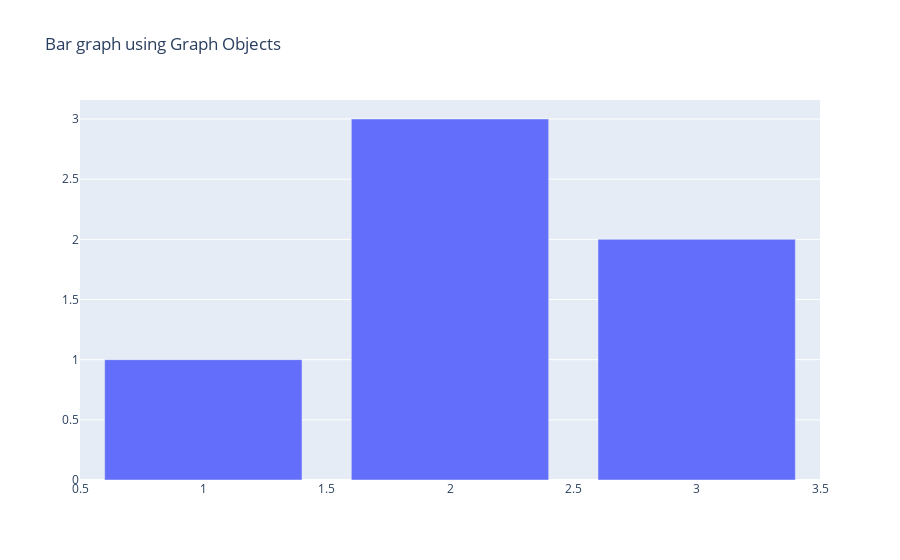

Notebook cell for this chart:
### Code cell
## type your code ##
# go.Figure() 함수를 활용하여 기본 그래프를 생성
fig=go.Figure(
    data=[go.Bar(x=[1, 2, 3], y=[1, 3, 2])],
    layout=go.Layout(
        title=go.layout.Title(text='Bar graph using Graph Objects')
    )
)

fig.show()

### Figure 1 — Plotly figure (JSON) as saved in the notebook; plotly's stock layout.template omitted (floating-point values rounded to 4 significant figures)
{"data": [{"type": "bar", "x": [1, 2, 3], "y": [1, 3, 2]}], "layout": {"title": {"text": "Bar graph using Graph Objects"}}}
